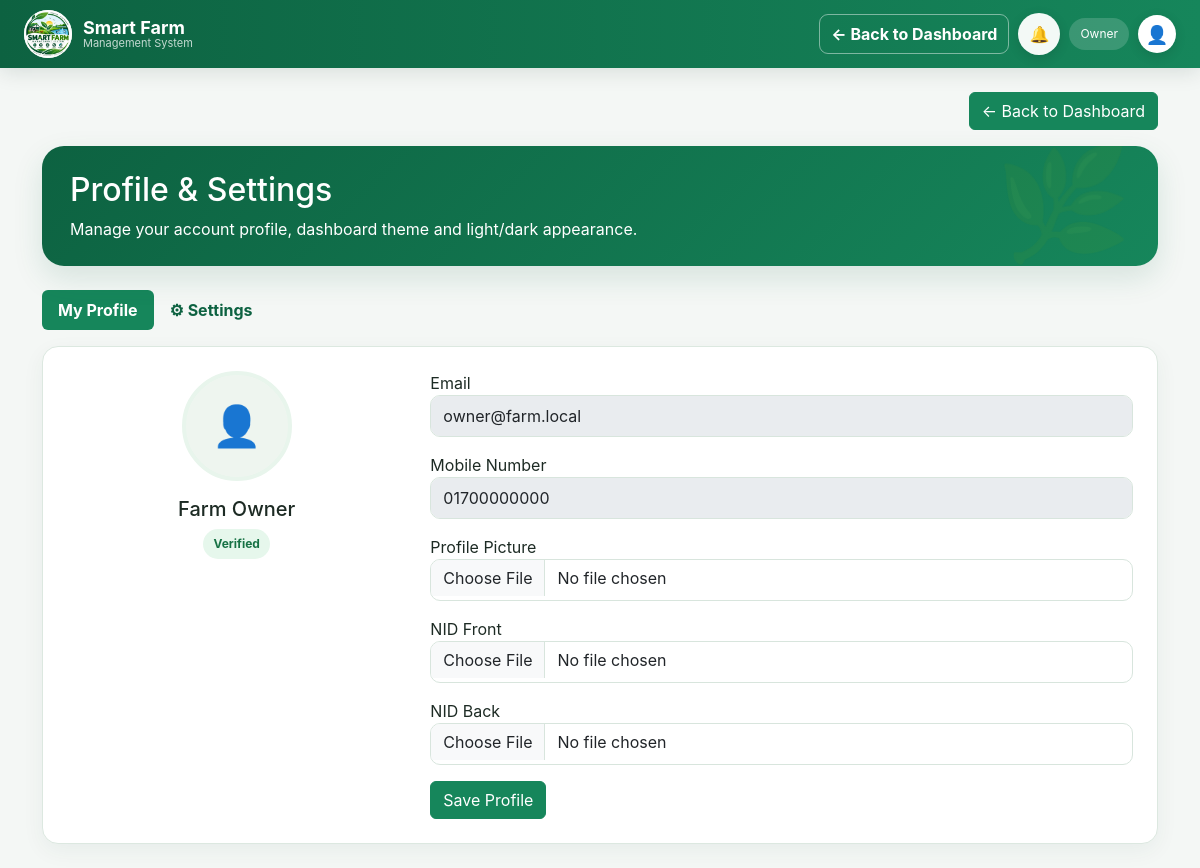
/account/profile.php (signed in), run on the app's committed database.
### tables this page shows
CREATE TABLE users(id INT AUTO_INCREMENT PRIMARY KEY,name VARCHAR(100) NOT NULL,email VARCHAR(150) NOT NULL UNIQUE,phone VARCHAR(30),password VARCHAR(255) NOT NULL,role ENUM('owner','manager','staff','customer','applicant') NOT NULL,status ENUM('active','inactive') DEFAULT 'active',profile_image VARCHAR(255),nid_front VARCHAR(255),nid_back VARCHAR(255),verification_status ENUM('unverified','pending','verified','rejected') DEFAULT 'unverified',ui_theme VARCHAR(20) NOT NULL DEFAULT 'green',ui_mode ENUM('light','dark') NOT NULL DEFAULT 'light',last_activity DATETIME,created_at TIMESTAMP DEFAULT CURRENT_TIMESTAMP);

### config/auth.php (called while the page is built, shortened)
<?php
require_once __DIR__ . '/app.php';
function is_owner()
{
    return !empty($_SESSION['user'])
        && $_SESSION['user']['role'] === 'owner';
}

### config/app.php (called while the page is built, shortened)
<?php
function url($p = '')
{
    return BASE_URL . '/' . ltrim($p, '/');
}
function url_path($p = '')
{
    return url($p);
}
?>

### account/profile.php (the view, shortened to what this page needs)
<?php
require __DIR__ . "/../config/database.php";
require __DIR__ . "/../config/auth.php";
$uid = (int) $_SESSION['user']['id'];
$tab = ($_GET['tab'] ?? 'profile') === 'settings'
    ? 'settings'
    : 'profile';
$st = $pdo->prepare(
    "SELECT *
     FROM users
     WHERE id=?"
);
$st->execute([$uid]);
$u = $st->fetch();
require __DIR__ . "/../partials/header.php";
$dash = is_owner()
    ? url_path('admin/dashboard.php')
    : (
        is_manager()
            ? url_path('manager/dashboard.php')
            : url_path('staff/dashboard.php')
    );
?>
<div class="container py-4">
    <div class="d-flex justify-content-end mb-3">
        <a
            class="btn btn-success"
            href="<?= htmlspecialchars($dash) ?>"
        >
            ← Back to Dashboard
        </a>
    </div>
    <div class="hero-top mb-4">
        <h2>
            Profile & Settings
        </h2>
        <p class="mb-0">
            Manage your account profile, dashboard theme
            and light/dark appearance.
        </p>
    </div>
    <ul class="nav nav-pills profile-tabs mb-3">
        <li class="nav-item">
            <a
                class="nav-link <?= $tab === 'profile' ? 'active' : '' ?>"
                href="?tab=profile"
            >
                My Profile
            </a>
        </li>
        <li class="nav-item">
            <a
                class="nav-link <?= $tab === 'settings' ? 'active' : '' ?>"
                href="?tab=settings"
            >
                ⚙ Settings
            </a>
        </li>
    </ul>
    <?php if ($tab === 'profile'): ?>
        <div class="cardx p-4">
            <div class="row g-4">
                <div class="col-md-4 text-center">
                    <?php if ($u['profile_image']): ?>
                        <img
                            class="profile-avatar"
                            src="<?= url_path(
                                'uploads/profiles/' .
                                rawurlencode($u['profile_image'])
                            ) ?>"
                        >
                    <?php else: ?>
                        <div
                            class="
                                profile-avatar
                                mx-auto
                                d-flex
                                align-items-center
                                justify-content-center
                                fs-1
                            "
                        >
                            👤
                        </div>
                    <?php endif; ?>
                    <h5 class="mt-3">
                        <?= htmlspecialchars($u['name']) ?>
                    </h5>
                    <span
                        class="verify-pill v-<?= $u['verification_status'] ?>"
                    >
                        <?= ucfirst($u['verification_status']) ?>
                    </span>
                </div>
                <div class="col-md-8">
                    <form
                        method="post"
                        enctype="multipart/form-data"
                    >
                        <div class="mb-3">
                            <label>
                                Email
                            </label>
                            <input
                                class="form-control"
                                value="<?= htmlspecialchars($u['email']) ?>"
                                disabled
                            >
                        </div>
                        <div class="mb-3">
                            <label>
                                Mobile Number
                            </label>
                            <input
                                class="form-control"
                                value="<?= htmlspecialchars($u['phone']) ?>"
                                disabled
                            >
                        </div>
                        <div class="mb-3">
                            <label>
                                Profile Picture
                            </label>
                            <input
                                class="form-control"
                                type="file"
                                name="profile_image"
                                accept=".jpg,.jpeg,.png,.webp"
                            >
                        </div>
                        <div class="mb-3">
                            <label>
                                NID Front
                            </label>
                            <input
                                class="form-control"
                                type="file"
                                name="nid_front"
                                accept=".jpg,.jpeg,.png,.webp"
                            >
                        </div>
                        <div class="mb-3">
                            <label>
                                NID Back
                            </label>
                            <input
                                class="form-control"
                                type="file"
                                name="nid_back"
                                accept=".jpg,.jpeg,.png,.webp"
                            >
                        </div>
                        <button class="btn btn-success">
                            Save Profile
                        </button>
                    </form>
                </div>
            </div>
        </div>
    <?php endif; ?>
</div>

### assets/css/style.css (style rules this page uses)
:root { --green: #0f6846; --green2: #15865a; --deep: #0b3d2c; --ink: #18332a; --muted: #6e7f77; --bg: #f3f7f4; --line: #dfe9e3; --white: #fff; --danger: #c43b3b; --warn: #b77900; --blue: #2c6dc9; }
* { box-sizing: border-box; }
html { scroll-behavior: smooth; }
body { margin: 0; background: var(--bg); color: var(--ink); font-family: Inter, Segoe UI, Arial, sans-serif; }
.hero-top { background: linear-gradient( 135deg, #0d5a3c, #159363 ); color: #fff; border-radius: 22px; padding: 25px 28px; position: relative; overflow: hidden; box-shadow: 0 12px 30px rgba(15, 104, 70, .13); }
.hero-top:after { content: '🌿'; position: absolute; right: 26px; bottom: -18px; font-size: 110px; opacity: .12; }
.cardx { background: #fff; border: 1px solid #e8efeb; border-radius: 16px; box-shadow: 0 7px 22px rgba(18, 72, 49, .055); }
.btn-success { background: var(--green); border-color: var(--green); }
.form-control, .form-select { border-color: #d8e5dd; border-radius: 10px; min-height: 42px; }
.profile-avatar { width: 110px; height: 110px; border-radius: 50%; object-fit: cover; border: 4px solid #e8f5ec; background: #eef5ef; }
.verify-pill { display: inline-block; padding: 6px 10px; border-radius: 999px; font-size: 12px; font-weight: 700; }
.v-verified { background: #e6f7ec; color: #177245; }
body[data-palette="green"] { --ui-accent: #16865b; --ui-accent-dark: #0d6241; --ui-soft: #e8f5ee; --ui-bg: #f4f7f5; --ui-border: #dce8e0; }
body { --green: var(--ui-accent); --green2: var(--ui-accent); --deep: var(--ui-accent-dark); --bg: var(--ui-bg); background: var(--ui-bg) !important; color: var(--ui-text, #1d2b24); transition: background .2s, color .2s; }
.hero-top, .login-brand { background: linear-gradient( 135deg, var(--ui-accent-dark), var(--ui-accent) ) !important; }
.btn-success, .bg-success { background-color: var(--ui-accent) !important; border-color: var(--ui-accent) !important; }
.cardx, .smart-tile, .incident-card, .feature-card, .job-card, .product-card, .page-head { background: var(--ui-panel, #fff) !important; border-color: var(--ui-border) !important; color: var(--ui-text, #1d2b24) !important; }
.profile-tabs .nav-link { color: var(--ui-accent-dark); font-weight: 700; }
.profile-tabs .nav-link.active { background: var(--ui-accent) !important; color: #fff; }
:root { --ui-accent: #16865b; --ui-accent-dark: #0d6241; --ui-soft: #e8f5ee; --ui-bg: #f4f7f5; --ui-panel: #fff; --ui-text: #1d2b24; --ui-muted: #68766e; --ui-border: #dce8e0; }
body[data-palette] { background: var(--ui-bg) !important; color: var(--ui-text) !important; }
.cardx, .smart-tile, .incident-card, .feature-card, .job-card, .product-card { background: var(--ui-panel) !important; color: var(--ui-text) !important; border-color: var(--ui-border) !important; }
.btn-success { background: var(--ui-accent) !important; border-color: var(--ui-accent) !important; color: #fff !important; }
.profile-tabs .nav-link.active { background: var(--ui-accent) !important; color: #fff !important; }

### data on the page
users: name "Farm Owner", verification_status "Verified", email "owner@farm.local", phone "01700000000"

### other printed values
$_SESSION['user']['role'] "Owner"
